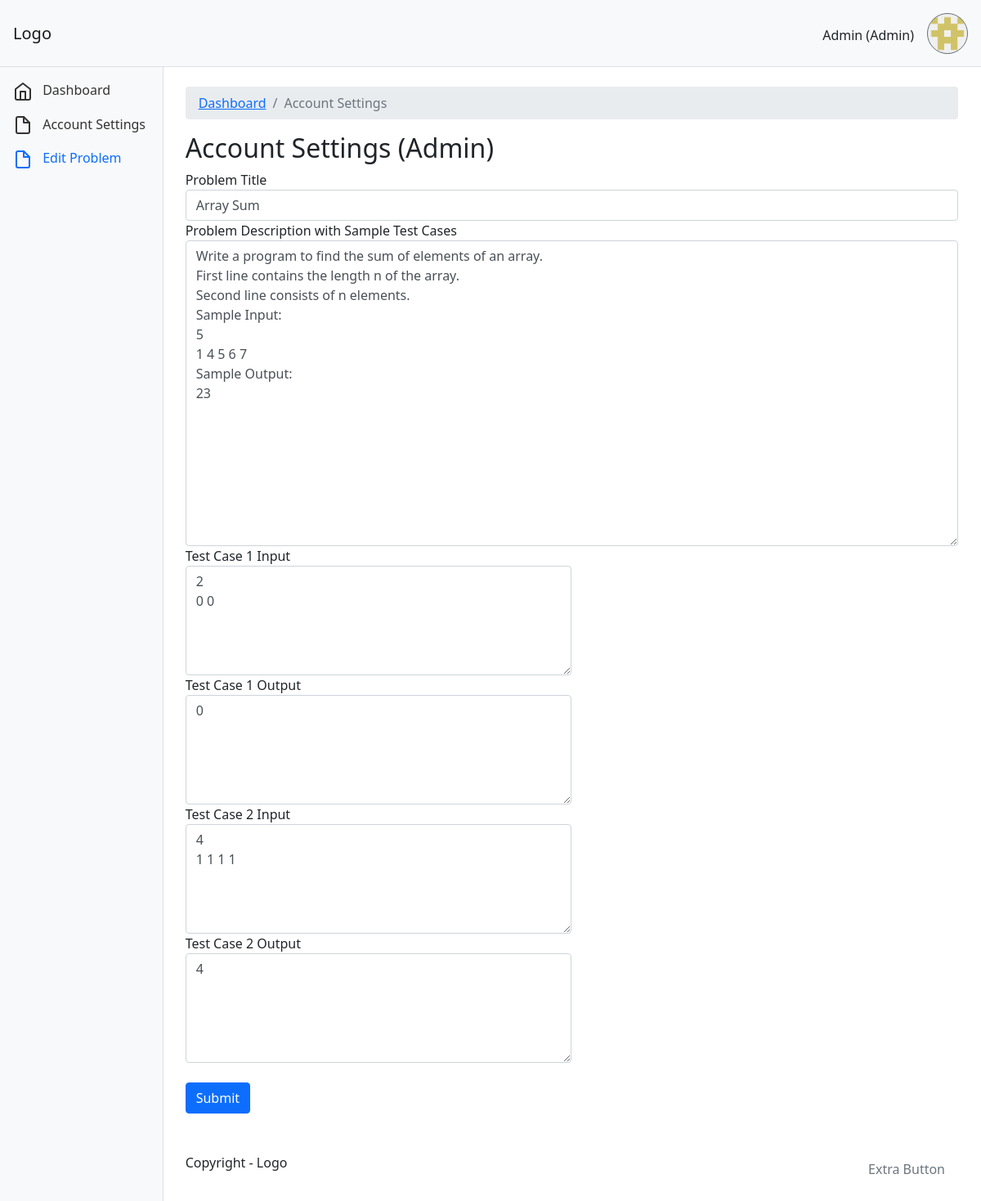
Screenshot of /admin/edit_problem.php?pid=1 (signed in) with the database file from the repository.
### tables this page shows
CREATE TABLE `problems` (
  `pid` int(11) NOT NULL,
  `problem_title` varchar(100) NOT NULL,
  `problem_statement` varchar(2000) NOT NULL,
  `testcase_input1` varchar(500) NOT NULL,
  `testcase_output1` varchar(500) NOT NULL,
  `testcase_input2` varchar(500) NOT NULL,
  `testcase_output2` varchar(500) NOT NULL
);

### admin/edit_problem.php (the view, shortened to what this page needs)
<?php
require_once("../backend/dbconn.php");
$pid = $_GET["pid"];
$sql2 = "SELECT `problem_title`, `problem_statement`, `testcase_input1`, `testcase_output1`, `testcase_input2`, `testcase_output2` FROM `problems` WHERE `pid`=?;";
$res2 = $conn->prepare($sql2);
$res2->execute([$pid]);
$prob = $res2->fetch(PDO::FETCH_ASSOC);
?>
<!DOCTYPE html>
<html lang="en">
<head>
    <link rel="stylesheet" href="../css/bootstrap.min.css">
    <link rel="stylesheet" href="../css/chartist.min.css">
    <link rel="stylesheet" href="../css/main.css">
</head>
<body>
    <?php
    require_once("./navbar.php");
    ?>
    <div class="container-fluid">
        <div class="row">
            <nav id="sidebar" class="col-md-3 col-lg-2 d-md-block bg-light sidebar collapse">
                <div class="position-sticky">
                    <ul class="nav flex-column">
                        <li class="nav-item">
                            <a class="nav-link" href="index.php">
                                <span class="ml-2">Dashboard</span>
                            </a>
                        </li>
                        <li class="nav-item">
                            <a class="nav-link" href="account.php">
                                <span class="ml-2">Account Settings</span>
                            </a>
                        </li>
                        <li class="nav-item">
                            <a class="nav-link active" aria-current="page" href="#">
                                <span class="ml-2">Edit Problem</span>
                            </a>
                        </li>
                    </ul>
                </div>
            </nav>
            <main class="col-md-9 ml-sm-auto col-lg-10 px-md-4 py-4">
                <nav aria-label="breadcrumb">
                    <ol class="breadcrumb">
                        <li class="breadcrumb-item"><a href="index.php">Dashboard</a></li>
                        <li class="breadcrumb-item active" aria-current="page">Account Settings</li>
                    </ol>
                </nav>
                <h1 class="h2">Account Settings (Admin)</h1>
                <div class="row">
                    <div class="col-12 col-xl-12 mb-4 mb-lg-0">
                        <form action="edit_problem.php?pid=<?php echo $pid ?>" method="POST">
                            <div class="form-group">
                                <label for="problemTitle">Problem Title</label>
                                <input type="text" value="<?php echo $prob["problem_title"] ?>" required name="problemTitle" class="form-control" id="problemTitle" />
                            </div>
                            <div class="form-group">
                                <label for="problemDescription">Problem Description with Sample Test Cases</label>
                                <textarea class="form-control" required name="problemDescription" id="problemDescription" rows="15"><?php echo $prob["problem_statement"] ?></textarea>
                            </div>
                            <div class="form-group">
                                <div class="col-md-6">
                                    <label for="input1">Test Case 1 Input</label>
                                    <textarea class="form-control" required name="input1" id="input1" rows="5"><?php echo $prob["testcase_input1"] ?></textarea>
                                </div>
                                <div class="col-md-6">
                                    <label for="output1">Test Case 1 Output</label>
                                    <textarea class="form-control" required name="output1" id="output1" rows="5"><?php echo $prob["testcase_output1"] ?></textarea>
                                </div>
                            </div>
                            <div class="form-group">
                                <div class="col-md-6">
                                    <label for="input2">Test Case 2 Input</label>
                                    <textarea class="form-control" required name="input2" id="input2" rows="5"><?php echo $prob["testcase_input2"] ?></textarea>
                                </div>
                                <div class="col-md-6">
                                    <label for="output2">Test Case 2 Output</label>
                                    <textarea class="form-control" required name="output2" id="output2" rows="5"><?php echo $prob["testcase_output2"] ?></textarea>
                                </div>
                            </div>
                            <br>
                            <button type="submit" required name="editproblem" class="btn btn-primary">Submit</button>
                        </form>
                    </div>
                </div>
                <footer class="pt-5 d-flex justify-content-between">
                    <span>Copyright - Logo</span>
                    <ul class="nav m-0">
                        <li class="nav-item">
                            <a class="nav-link text-secondary" aria-current="page" href="#">Extra Button</a>
                        </li>
                    </ul>
                </footer>
            </main>
        </div>
    </div>
</body>
</html>

### css/main.css (style rules this page uses)
.sidebar { position: fixed; top: 0; bottom: 0; left: 0; z-index: 100; padding: 90px 0 0; box-shadow: inset -1px 0 0 rgba(0, 0, 0, .1); z-index: 99; }
.sidebar .nav-link { color: #333; }
.sidebar .nav-link.active { color: #0d6efd; }

### rows the page displays
problems: problemTitle "Array Sum", problemDescription "Write a program to find the sum of elements of an array. First line contains the length n of the array. Second line consists of n elements. Sample Input: 5 1 4 5 6 7 Sample Output: 23", input1 "2 0 0", output1 "0", input2 "4 1 1 1 1", output2 "4"

### other values shown
$_SESSION["username"] "Admin"
